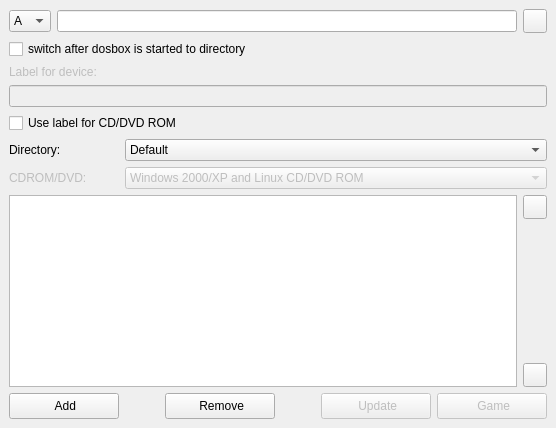
         <widget class="QWidget" name="tbAutoxecCfg" >
          <attribute name="title" >
           <string>Autoexec</string>
          </attribute>
          <layout class="QGridLayout" >
           <property name="margin" >
            <number>9</number>
           </property>
           <property name="spacing" >
            <number>6</number>
           </property>
           <item row="5" column="0" colspan="2" >
            <layout class="QHBoxLayout" >
             <property name="margin" >
              <number>0</number>
             </property>
             <property name="spacing" >
              <number>6</number>
             </property>
             <item>
              <widget class="QPushButton" name="btnAutoexecAdd" >
               <property name="minimumSize" >
                <size>
                 <width>110</width>
                 <height>26</height>
                </size>
               </property>
               <property name="maximumSize" >
                <size>
                 <width>110</width>
                 <height>26</height>
                </size>
               </property>
               <property name="text" >
                <string> Add</string>
               </property>
               <property name="icon" >
                <iconset resource="../res/dboxfe.qrc" >:/pics/images/add_16.png</iconset>
               </property>
               <property name="flat" >
                <bool>false</bool>
               </property>
              </widget>
             </item>
             <item>
              <spacer>
               <property name="orientation" >
                <enum>Qt::Horizontal</enum>
               </property>
               <property name="sizeHint" >
                <size>
                 <width>40</width>
                 <height>20</height>
                </size>
               </property>
              </spacer>
             </item>
             <item>
              <widget class="QPushButton" name="btnAutoexecRemove" >
               <property name="minimumSize" >
                <size>
                 <width>110</width>
                 <height>26</height>
                </size>
               </property>
               <property name="maximumSize" >
                <size>
                 <width>110</width>
                 <height>26</height>
                </size>
               </property>
               <property name="text" >
                <string> Remove</string>
               </property>
               <property name="icon" >
                <iconset resource="../res/dboxfe.qrc" >:/pics/images/delete_16.png</iconset>
               </property>
              </widget>
             </item>
             <item>
              <spacer>
               <property name="orientation" >
                <enum>Qt::Horizontal</enum>
               </property>
               <property name="sizeHint" >
                <size>
                 <width>40</width>
                 <height>20</height>
                </size>
               </property>
              </spacer>
             </item>
             <item>
              <widget class="QPushButton" name="btnAutoexecUpdate" >
               <property name="enabled" >
                <bool>false</bool>
               </property>
               <property name="minimumSize" >
                <size>
                 <width>110</width>
                 <height>26</height>
                </size>
               </property>
               <property name="maximumSize" >
                <size>
                 <width>110</width>
                 <height>26</height>
                </size>
               </property>
               <property name="text" >
                <string> Update</string>
               </property>
               <property name="icon" >
                <iconset resource="../res/dboxfe.qrc" >:/pics/images/undo_16.png</iconset>
               </property>
              </widget>
             </item>
             <item>
              <widget class="QPushButton" name="btnGame" >
               <property name="enabled" >
                <bool>false</bool>
               </property>
               <property name="minimumSize" >
                <size>
                 <width>110</width>
                 <height>26</height>
                </size>
               </property>
               <property name="maximumSize" >
                <size>
                 <width>110</width>
                 <height>26</height>
                </size>
               </property>
               <property name="text" >
                <string> Game</string>
               </property>
               <property name="icon" >
                <iconset resource="../res/dboxfe.qrc" >:/pics/images/disc-media_16.png</iconset>
               </property>
              </widget>
             </item>
            </layout>
           </item>
           <item row="4" column="1" >
            <layout class="QGridLayout" >
             <property name="margin" >
              <number>0</number>
             </property>
             <property name="spacing" >
              <number>6</number>
             </property>
             <item row="1" column="0" >
              <spacer>
               <property name="orientation" >
                <enum>Qt::Vertical</enum>
               </property>
               <property name="sizeHint" >
                <size>
                 <width>20</width>
                 <height>40</height>
                </size>
               </property>
              </spacer>
             </item>
             <item row="2" column="0" >
              <widget class="QPushButton" name="btnAutoexecDown" >
               <property name="minimumSize" >
                <size>
                 <width>24</width>
                 <height>24</height>
                </size>
               </property>
               <property name="maximumSize" >
                <size>
                 <width>24</width>
                 <height>24</height>
                </size>
               </property>
               <property name="text" >
                <string/>
               </property>
               <property name="icon" >
                <iconset resource="../res/dboxfe.qrc" >:/pics/images/arrow-down_16.png</iconset>
               </property>
              </widget>
             </item>
             <item row="0" column="0" >
              <widget class="QPushButton" name="btnAutoexecUp" >
               <property name="minimumSize" >
                <size>
                 <width>24</width>
                 <height>24</height>
                </size>
               </property>
               <property name="maximumSize" >
                <size>
                 <width>24</width>
                 <height>24</height>
                </size>
               </property>
               <property name="text" >
                <string/>
               </property>
               <property name="icon" >
                <iconset resource="../res/dboxfe.qrc" >:/pics/images/arrow-up_16.png</iconset>
               </property>
              </widget>
             </item>
            </layout>
           </item>
           <item row="3" column="0" colspan="2" >
            <layout class="QGridLayout" >
             <property name="margin" >
              <number>0</number>
             </property>
             <property name="spacing" >
              <number>6</number>
             </property>
             <item row="0" column="0" >
              <widget class="QLabel" name="lblAutoexecCDDVDROMOption" >
               <property name="enabled" >
                <bool>false</bool>
               </property>
               <property name="minimumSize" >
                <size>
                 <width>110</width>
                 <height>0</height>
                </size>
               </property>
               <property name="maximumSize" >
                <size>
                 <width>110</width>
                 <height>16777215</height>
                </size>
               </property>
               <property name="text" >
                <string>CDROM/DVD:</string>
               </property>
              </widget>
             </item>
             <item row="0" column="1" >
              <widget class="QComboBox" name="cbxAutoexecCDDVDROMOption" >
               <property name="enabled" >
                <bool>false</bool>
               </property>
               <item>
                <property name="text" >
                 <string>Windows 2000/XP and Linux CD/DVD ROM</string>
                </property>
               </item>
               <item>
                <property name="text" >
                 <string>Windows 98 CD/DVD ROM</string>
                </property>
               </item>
              </widget>
             </item>
            </layout>
           </item>
           <item row="2" column="0" colspan="2" >
            <layout class="QGridLayout" >
             <property name="margin" >
              <number>0</number>
             </property>
             <property name="spacing" >
              <number>6</number>
             </property>
             <item row="0" column="0" >
              <widget class="QLabel" name="lblAutoexecDirectoryOption" >
               <property name="minimumSize" >
                <size>
                 <width>110</width>
                 <height>0</height>
                </size>
               </property>
               <property name="maximumSize" >
                <size>
                 <width>110</width>
                 <height>16777215</height>
                </size>
               </property>
               <property name="text" >
                <string>Directory:</string>
               </property>
              </widget>
             </item>
             <item row="0" column="1" >
              <widget class="QComboBox" name="cbxAutoexecDirectoryOption" >
               <item>
                <property name="text" >
                 <string>Default</string>
                </property>
               </item>
               <item>
                <property name="text" >
                 <string>Use directory as CD/DVD ROM</string>
                </property>
               </item>
               <item>
                <property name="text" >
                 <string>Use directory as floppy drive</string>
                </property>
               </item>
              </widget>
             </item>
            </layout>
           </item>
           <item row="1" column="0" colspan="2" >
            <layout class="QGridLayout" >
             <property name="margin" >
              <number>0</number>
             </property>
             <property name="spacing" >
              <number>6</number>
             </property>
             <item row="2" column="0" >
              <widget class="QCheckBox" name="chkBoxLabelCDDVD" >
               <property name="text" >
                <string>Use label for CD/DVD ROM</string>
               </property>
              </widget>
             </item>
             <item row="0" column="0" >
              <widget class="QLabel" name="lblDeviceName" >
               <property name="enabled" >
                <bool>false</bool>
               </property>
               <property name="minimumSize" >
                <size>
                 <width>110</width>
                 <height>0</height>
                </size>
               </property>
               <property name="maximumSize" >
                <size>
                 <width>110</width>
                 <height>16777215</height>
                </size>
               </property>
               <property name="text" >
                <string>Label for device:</string>
               </property>
              </widget>
             </item>
             <item row="1" column="0" >
              <widget class="QLineEdit" name="LEDeviceLabel" >
               <property name="enabled" >
                <bool>false</bool>
               </property>
              </widget>
             </item>
            </layout>
           </item>
           <item row="0" column="0" colspan="2" >
            <layout class="QGridLayout" >
             <property name="margin" >
              <number>0</number>
             </property>
             <property name="spacing" >
              <number>6</number>
             </property>
             <item row="1" column="0" >
              <widget class="QCheckBox" name="chkBoxSwitchDir" >
               <property name="text" >
                <string>switch after dosbox is started to directory</string>
               </property>
              </widget>
             </item>
             <item row="0" column="0" >
              <layout class="QGridLayout" >
               <property name="margin" >
                <number>0</number>
               </property>
               <property name="spacing" >
                <number>6</number>
               </property>
               <item row="0" column="2" >
                <widget class="QPushButton" name="btnAutoexecDrive" >
                 <property name="minimumSize" >
                  <size>
                   <width>24</width>
                   <height>24</height>
                  </size>
                 </property>
                 <property name="maximumSize" >
                  <size>
                   <width>24</width>
                   <height>24</height>
                  </size>
                 </property>
                 <property name="icon" >
                  <iconset resource="../res/dboxfe.qrc" >:/pics/images/folder-open_16.png</iconset>
                 </property>
                </widget>
               </item>
               <item row="0" column="0" >
                <widget class="QComboBox" name="cbxDrive" >
                 <item>
                  <property name="text" >
                   <string>A</string>
                  </property>
                 </item>
                 <item>
                  <property name="text" >
                   <string>C</string>
                  </property>
                 </item>
                 <item>
                  <property name="text" >
                   <string>D</string>
                  </property>
                 </item>
                 <item>
                  <property name="text" >
                   <string>E</string>
                  </property>
                 </item>
                 <item>
                  <property name="text" >
                   <string>F</string>
                  </property>
                 </item>
                 <item>
                  <property name="text" >
                   <string>G</string>
                  </property>
                 </item>
                 <item>
                  <property name="text" >
                   <string>H</string>
                  </property>
                 </item>
                 <item>
                  <property name="text" >
                   <string>I</string>
                  </property>
                 </item>
                 <item>
                  <property name="text" >
                   <string>J</string>
                  </property>
                 </item>
                 <item>
                  <property name="text" >
                   <string>K</string>
                  </property>
                 </item>
                 <item>
                  <property name="text" >
                   <string>L</string>
                  </property>
                 </item>
                 <item>
                  <property name="text" >
                   <string>M</string>
                  </property>
                 </item>
                 <item>
                  <property name="text" >
                   <string>N</string>
                  </property>
                 </item>
                 <item>
                  <property name="text" >
                   <string>O</string>
                  </property>
                 </item>
                 <item>
                  <property name="text" >
                   <string>P</string>
                  </property>
                 </item>
                 <item>
                  <property name="text" >
                   <string>Q</string>
                  </property>
                 </item>
                 <item>
                  <property name="text" >
                   <string>R</string>
                  </property>
                 </item>
                 <item>
                  <property name="text" >
                   <string>S</string>
                  </property>
                 </item>
                 <item>
                  <property name="text" >
                   <string>T</string>
                  </property>
                 </item>
                 <item>
                  <property name="text" >
                   <string>U</string>
                  </property>
                 </item>
                 <item>
                  <property name="text" >
                   <string>V</string>
                  </property>
                 </item>
                 <item>
                  <property name="text" >
                   <string>W</string>
                  </property>
                 </item>
                 <item>
                  <property name="text" >
                   <string>X</string>
                  </property>
                 </item>
                 <item>
                  <property name="text" >
                   <string>Y</string>
                  </property>
                 </item>
                </widget>
               </item>
               <item row="0" column="1" >
                <widget class="QLineEdit" name="LEDrives" />
               </item>
              </layout>
             </item>
            </layout>
           </item>
           <item row="4" column="0" >
            <widget class="QListWidget" name="lwAutoexec" />
           </item>
          </layout>
         </widget>
